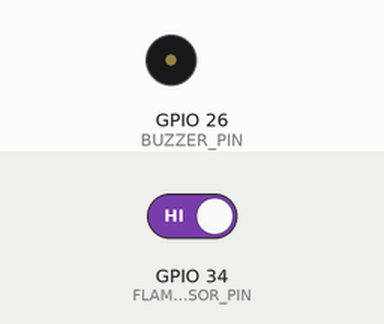
This sketch was run on a simulated ESP32. On the bench: buzzer (waves = sounding, pin HIGH). Inputs (shaded band) come from the test bench; at power-on: GPIO 34 (FLAME_SENSOR_PIN) HIGH. WiFi joins after 1.5 s; servers stay silent unless stated; what the sketch prints to the serial monitor is not drawn.

Above: at 2.7 s.
2.8 s: GPIO 34 (FLAME_SENSOR_PIN) driven LOW
At 3.3 s:
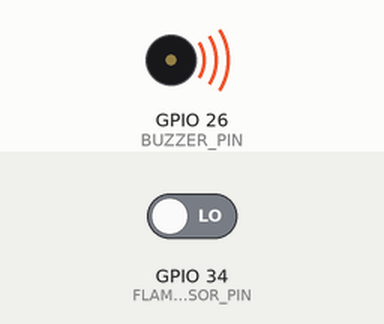
4.3 s: GPIO 34 (FLAME_SENSOR_PIN) driven HIGH
At 5.7 s:
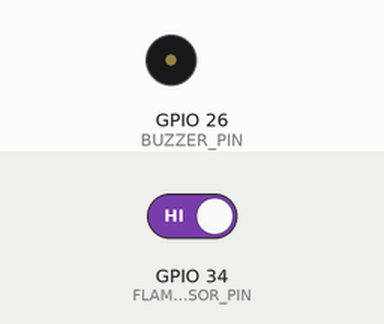
Timing chart, 0 to 7.3 s (numbered marks = the images above; inputs shaded):
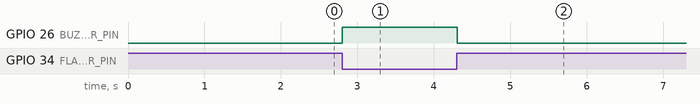

Measured:
- after the input at 2.8 s, GPIO 26 (BUZZER_PIN): LOW → HIGH at once
- after the input at 4.3 s, GPIO 26 (BUZZER_PIN): HIGH → LOW at once

The sketch:

code.ino
```cpp
#include <WiFi.h>
#include <WebServer.h>

const char* ssid = "YourWiFi";
const char* password = "YourPassword";

#define FLAME_SENSOR_PIN 34  // Digital input
#define BUZZER_PIN 26

WebServer server(80);

void handleRoot() {
  int flameDetected = digitalRead(FLAME_SENSOR_PIN);
  String html = "<html><head><meta http-equiv='refresh' content='3'/>";
  html += "<style>body{font-family:Arial;text-align:center;padding-top:40px;}</style></head><body>";

  if (flameDetected == LOW) {
    html += "<h1 style='color:red;'>🔥 FIRE DETECTED!</h1>";
  } else {
    html += "<h1 style='color:green;'>✅ Safe</h1>";
  }

  html += "</body></html>";
  server.send(200, "text/html", html);
}

void setup() {
  Serial.begin(115200);
  pinMode(FLAME_SENSOR_PIN, INPUT);
  pinMode(BUZZER_PIN, OUTPUT);
  digitalWrite(BUZZER_PIN, LOW);

  WiFi.begin(ssid, password);
  while (WiFi.status() != WL_CONNECTED) {
    delay(500); Serial.print(".");
  }
  Serial.println("\nWiFi Connected. IP: ");
  Serial.println(WiFi.localIP());

  server.on("/", handleRoot);
  server.begin();
}

void loop() {
  server.handleClient();

  if (digitalRead(FLAME_SENSOR_PIN) == LOW) {
    digitalWrite(BUZZER_PIN, HIGH); // Fire detected
  } else {
    digitalWrite(BUZZER_PIN, LOW);  // Safe
  }

  delay(100);
}
```
